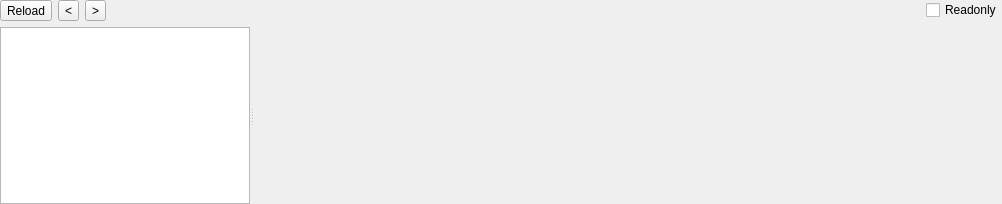
<?xml version="1.0" encoding="UTF-8"?>
<ui version="4.0">
 <class>BinaryWidget</class>
 <widget class="QWidget" name="BinaryWidget">
  <property name="geometry">
   <rect>
    <x>0</x>
    <y>0</y>
    <width>1002</width>
    <height>204</height>
   </rect>
  </property>
  <property name="windowTitle">
   <string notr="true">Binary</string>
  </property>
  <layout class="QVBoxLayout" name="verticalLayout">
   <property name="leftMargin">
    <number>0</number>
   </property>
   <property name="topMargin">
    <number>0</number>
   </property>
   <property name="rightMargin">
    <number>0</number>
   </property>
   <property name="bottomMargin">
    <number>0</number>
   </property>
   <item>
    <layout class="QHBoxLayout" name="horizontalLayout">
     <item>
      <widget class="QToolButton" name="toolButtonReload">
       <property name="text">
        <string>Reload</string>
       </property>
      </widget>
     </item>
     <item>
      <widget class="QToolButton" name="toolButtonPrev">
       <property name="text">
        <string notr="true">&lt;</string>
       </property>
      </widget>
     </item>
     <item>
      <widget class="QToolButton" name="toolButtonNext">
       <property name="text">
        <string notr="true">&gt;</string>
       </property>
      </widget>
     </item>
     <item>
      <spacer name="horizontalSpacer">
       <property name="orientation">
        <enum>Qt::Horizontal</enum>
       </property>
       <property name="sizeHint" stdset="0">
        <size>
         <width>40</width>
         <height>20</height>
        </size>
       </property>
      </spacer>
     </item>
     <item>
      <widget class="QCheckBox" name="checkBoxReadonly">
       <property name="text">
        <string>Readonly</string>
       </property>
      </widget>
     </item>
    </layout>
   </item>
   <item>
    <widget class="QSplitter" name="splitter">
     <property name="orientation">
      <enum>Qt::Horizontal</enum>
     </property>
     <widget class="QTreeWidget" name="treeWidgetNavi">
      <property name="sizePolicy">
       <sizepolicy hsizetype="Fixed" vsizetype="Expanding">
        <horstretch>0</horstretch>
        <verstretch>0</verstretch>
       </sizepolicy>
      </property>
      <property name="maximumSize">
       <size>
        <width>250</width>
        <height>16777215</height>
       </size>
      </property>
      <attribute name="headerVisible">
       <bool>false</bool>
      </attribute>
      <column>
       <property name="text">
        <string notr="true">1</string>
       </property>
      </column>
     </widget>
     <widget class="QStackedWidget" name="stackedWidgetInfo">
      <widget class="QWidget" name="page_Info">
       <layout class="QVBoxLayout" name="verticalLayout_24">
        <property name="leftMargin">
         <number>0</number>
        </property>
        <property name="topMargin">
         <number>0</number>
        </property>
        <property name="rightMargin">
         <number>0</number>
        </property>
        <property name="bottomMargin">
         <number>0</number>
        </property>
        <item>
         <widget class="XFileInfoWidget" name="widgetInfo" native="true"/>
        </item>
       </layout>
      </widget>
      <widget class="QWidget" name="page_Visualization">
       <layout class="QVBoxLayout" name="verticalLayout_4">
        <property name="leftMargin">
         <number>0</number>
        </property>
        <property name="topMargin">
         <number>0</number>
        </property>
        <property name="rightMargin">
         <number>0</number>
        </property>
        <property name="bottomMargin">
         <number>0</number>
        </property>
        <item>
         <widget class="XVisualizationWidget" name="widgetVisualization" native="true"/>
        </item>
       </layout>
      </widget>
      <widget class="QWidget" name="page_VirusTotal">
       <layout class="QVBoxLayout" name="verticalLayout_24_2">
        <property name="leftMargin">
         <number>0</number>
        </property>
        <property name="topMargin">
         <number>0</number>
        </property>
        <property name="rightMargin">
         <number>0</number>
        </property>
        <property name="bottomMargin">
         <number>0</number>
        </property>
        <item>
         <widget class="XVirusTotalWidget" name="widgetVirusTotal" native="true"/>
        </item>
       </layout>
      </widget>
      <widget class="QWidget" name="page_HEX">
       <layout class="QVBoxLayout" name="verticalLayout_2">
        <property name="leftMargin">
         <number>0</number>
        </property>
        <property name="topMargin">
         <number>0</number>
        </property>
        <property name="rightMargin">
         <number>0</number>
        </property>
        <property name="bottomMargin">
         <number>0</number>
        </property>
        <item>
         <widget class="XHexViewWidget" name="widgetHex" native="true"/>
        </item>
       </layout>
      </widget>
      <widget class="QWidget" name="page_Disasm">
       <layout class="QVBoxLayout" name="verticalLayout_19">
        <property name="leftMargin">
         <number>0</number>
        </property>
        <property name="topMargin">
         <number>0</number>
        </property>
        <property name="rightMargin">
         <number>0</number>
        </property>
        <property name="bottomMargin">
         <number>0</number>
        </property>
        <item>
         <widget class="XMultiDisasmWidget" name="widgetDisasm" native="true"/>
        </item>
       </layout>
      </widget>
      <widget class="QWidget" name="page_Hash">
       <layout class="QVBoxLayout" name="verticalLayout_21">
        <property name="leftMargin">
         <number>0</number>
        </property>
        <property name="topMargin">
         <number>0</number>
        </property>
        <property name="rightMargin">
         <number>0</number>
        </property>
        <property name="bottomMargin">
         <number>0</number>
        </property>
        <item>
         <widget class="XHashWidget" name="widgetHash" native="true"/>
        </item>
       </layout>
      </widget>
      <widget class="QWidget" name="page_Strings">
       <layout class="QVBoxLayout" name="verticalLayout_8">
        <property name="leftMargin">
         <number>0</number>
        </property>
        <property name="topMargin">
         <number>0</number>
        </property>
        <property name="rightMargin">
         <number>0</number>
        </property>
        <property name="bottomMargin">
         <number>0</number>
        </property>
        <item>
         <widget class="SearchStringsWidget" name="widgetStrings" native="true"/>
        </item>
       </layout>
      </widget>
      <widget class="QWidget" name="page_Signatures">
       <layout class="QVBoxLayout" name="verticalLayout_20">
        <property name="leftMargin">
         <number>0</number>
        </property>
        <property name="topMargin">
         <number>0</number>
        </property>
        <property name="rightMargin">
         <number>0</number>
        </property>
        <property name="bottomMargin">
         <number>0</number>
        </property>
        <item>
         <widget class="SearchSignaturesWidget" name="widgetSignatures" native="true"/>
        </item>
       </layout>
      </widget>
      <widget class="QWidget" name="page_MemoryMap">
       <layout class="QVBoxLayout" name="verticalLayout_7">
        <property name="leftMargin">
         <number>0</number>
        </property>
        <property name="topMargin">
         <number>0</number>
        </property>
        <property name="rightMargin">
         <number>0</number>
        </property>
        <property name="bottomMargin">
         <number>0</number>
        </property>
        <item>
         <widget class="XMemoryMapWidget" name="widgetMemoryMap" native="true"/>
        </item>
       </layout>
      </widget>
      <widget class="QWidget" name="page_Entropy">
       <layout class="QVBoxLayout" name="verticalLayout_17">
        <property name="leftMargin">
         <number>0</number>
        </property>
        <property name="topMargin">
         <number>0</number>
        </property>
        <property name="rightMargin">
         <number>0</number>
        </property>
        <property name="bottomMargin">
         <number>0</number>
        </property>
        <item>
         <widget class="XEntropyWidget" name="widgetEntropy" native="true"/>
        </item>
       </layout>
      </widget>
      <widget class="QWidget" name="page_HeuristicScan">
       <layout class="QVBoxLayout" name="verticalLayout_18">
        <property name="leftMargin">
         <number>0</number>
        </property>
        <property name="topMargin">
         <number>0</number>
        </property>
        <property name="rightMargin">
         <number>0</number>
        </property>
        <property name="bottomMargin">
         <number>0</number>
        </property>
        <item>
         <widget class="NFDWidgetAdvanced" name="widgetHeuristicScan" native="true"/>
        </item>
       </layout>
      </widget>
      <widget class="QWidget" name="page_Extractor">
       <layout class="QVBoxLayout" name="verticalLayout_3">
        <property name="leftMargin">
         <number>0</number>
        </property>
        <property name="topMargin">
         <number>0</number>
        </property>
        <property name="rightMargin">
         <number>0</number>
        </property>
        <property name="bottomMargin">
         <number>0</number>
        </property>
        <item>
         <widget class="XExtractorWidget" name="widgetExtractor" native="true"/>
        </item>
       </layout>
      </widget>
      <widget class="QWidget" name="page_Search">
       <layout class="QVBoxLayout" name="verticalLayout_63">
        <property name="leftMargin">
         <number>0</number>
        </property>
        <property name="topMargin">
         <number>0</number>
        </property>
        <property name="rightMargin">
         <number>0</number>
        </property>
        <property name="bottomMargin">
         <number>0</number>
        </property>
        <item>
         <widget class="SearchValuesWidget" name="widgetSearch" native="true"/>
        </item>
       </layout>
      </widget>
      <widget class="QWidget" name="page_DIEScan">
       <layout class="QVBoxLayout" name="verticalLayout_5dd">
        <property name="leftMargin">
         <number>0</number>
        </property>
        <property name="topMargin">
         <number>0</number>
        </property>
        <property name="rightMargin">
         <number>0</number>
        </property>
        <property name="bottomMargin">
         <number>0</number>
        </property>
        <item>
         <widget class="DIEWidgetAdvanced" name="widgetDIEScan" native="true"/>
        </item>
       </layout>
      </widget>
      <widget class="QWidget" name="page_YARAScan">
       <layout class="QVBoxLayout" name="verticalLayout_6dd">
        <property name="leftMargin">
         <number>0</number>
        </property>
        <property name="topMargin">
         <number>0</number>
        </property>
        <property name="rightMargin">
         <number>0</number>
        </property>
        <property name="bottomMargin">
         <number>0</number>
        </property>
        <item>
         <widget class="YARAWidgetAdvanced" name="widgetYARAScan" native="true"/>
        </item>
       </layout>
      </widget>
     </widget>
    </widget>
   </item>
  </layout>
 </widget>
 <customwidgets>
  <customwidget>
   <class>XFileInfoWidget</class>
   <extends>QWidget</extends>
   <header>xfileinfowidget.h</header>
   <container>1</container>
  </customwidget>
  <customwidget>
   <class>SearchStringsWidget</class>
   <extends>QWidget</extends>
   <header>searchstringswidget.h</header>
   <container>1</container>
  </customwidget>
  <customwidget>
   <class>XEntropyWidget</class>
   <extends>QWidget</extends>
   <header>xentropywidget.h</header>
   <container>1</container>
  </customwidget>
  <customwidget>
   <class>NFDWidgetAdvanced</class>
   <extends>QWidget</extends>
   <header>nfdwidgetadvanced.h</header>
   <container>1</container>
  </customwidget>
  <customwidget>
   <class>XMemoryMapWidget</class>
   <extends>QWidget</extends>
   <header>xmemorymapwidget.h</header>
   <container>1</container>
  </customwidget>
  <customwidget>
   <class>XHexViewWidget</class>
   <extends>QWidget</extends>
   <header>xhexviewwidget.h</header>
   <container>1</container>
  </customwidget>
  <customwidget>
   <class>XHashWidget</class>
   <extends>QWidget</extends>
   <header>xhashwidget.h</header>
   <container>1</container>
  </customwidget>
  <customwidget>
   <class>XVirusTotalWidget</class>
   <extends>QWidget</extends>
   <header>xvirustotalwidget.h</header>
   <container>1</container>
  </customwidget>
  <customwidget>
   <class>XExtractorWidget</class>
   <extends>QWidget</extends>
   <header>xextractorwidget.h</header>
   <container>1</container>
  </customwidget>
  <customwidget>
   <class>SearchValuesWidget</class>
   <extends>QWidget</extends>
   <header>searchvalueswidget.h</header>
   <container>1</container>
  </customwidget>
  <customwidget>
   <class>XVisualizationWidget</class>
   <extends>QWidget</extends>
   <header>xvisualizationwidget.h</header>
   <container>1</container>
  </customwidget>
  <customwidget>
   <class>SearchSignaturesWidget</class>
   <extends>QWidget</extends>
   <header>searchsignatureswidget.h</header>
   <container>1</container>
  </customwidget>
  <customwidget>
   <class>DIEWidgetAdvanced</class>
   <extends>QWidget</extends>
   <header>diewidgetadvanced.h</header>
   <container>1</container>
  </customwidget>
  <customwidget>
   <class>YARAWidgetAdvanced</class>
   <extends>QWidget</extends>
   <header>yarawidgetadvanced.h</header>
   <container>1</container>
  </customwidget>
  <customwidget>
   <class>XMultiDisasmWidget</class>
   <extends>QWidget</extends>
   <header>xmultidisasmwidget.h</header>
   <container>1</container>
  </customwidget>
 </customwidgets>
 <resources/>
 <connections/>
</ui>
